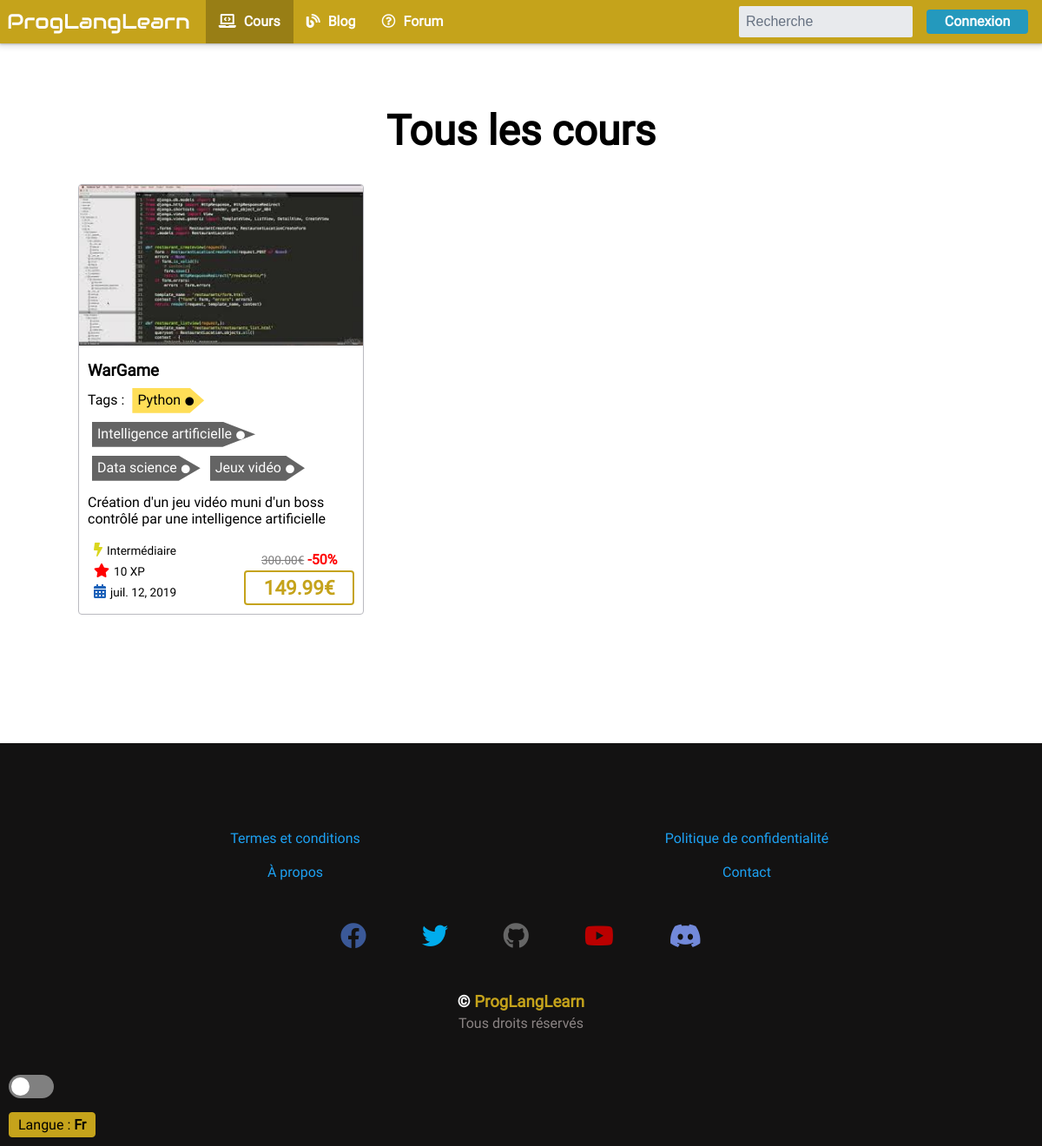
Page /courses/ on the earlier database version.
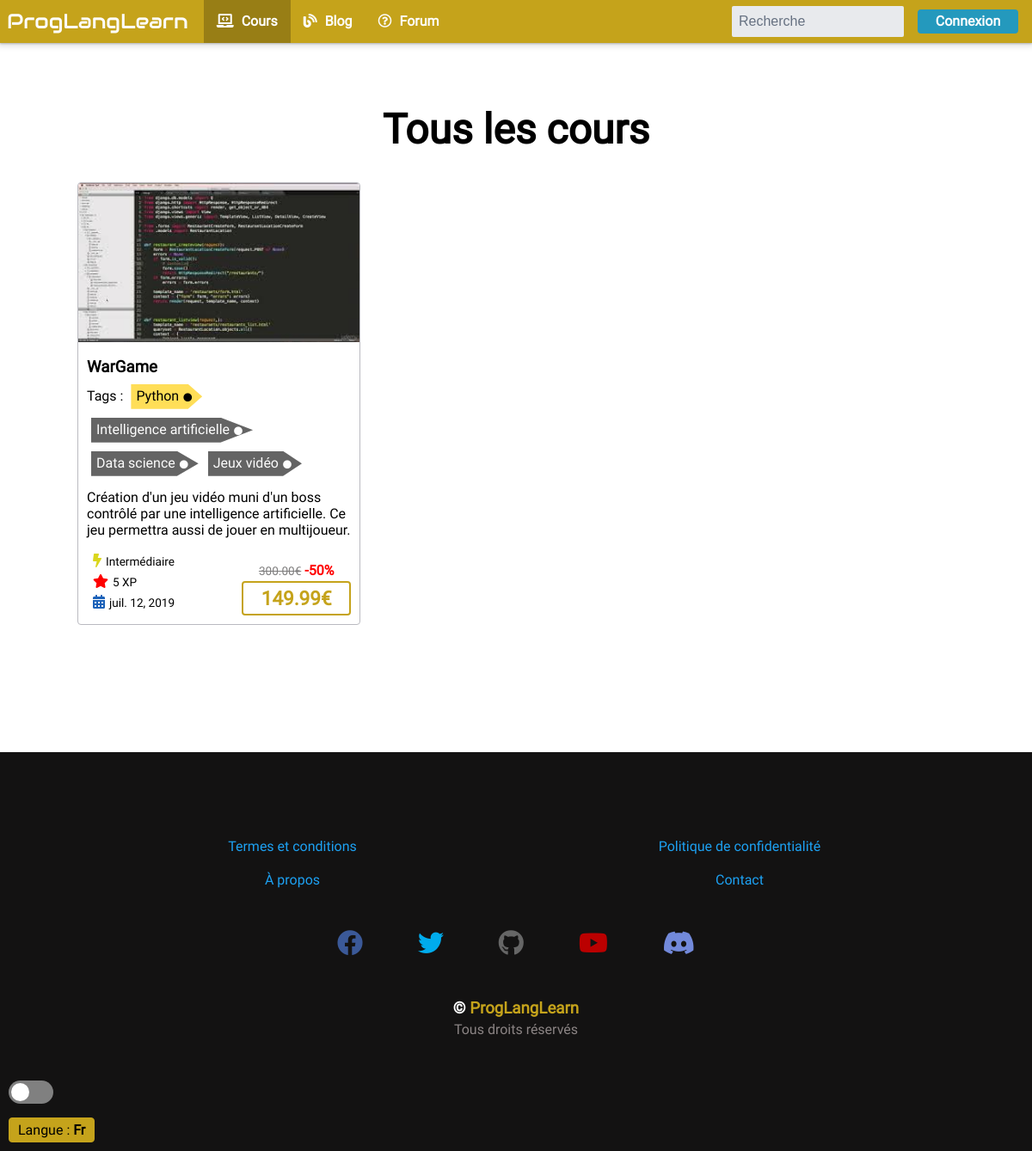
Same page on the later database version.
### courses/models.py (models this page shows, shortened)
class Course(models.Model):
    author = models.ForeignKey(
        User, on_delete=models.SET_NULL, null=True, verbose_name=_("Auteur"), related_name='courses')
    title = models.CharField(max_length=150, verbose_name=_("Titre du cours"))
    slug = models.URLField(verbose_name=_(
        "URL d'accès"), blank=True, null=True)
    thumbnail = models.ImageField(
        upload_to='course_thumbnail/', verbose_name=_("Vignette/vidéo d'introduction"))
    languages = models.ManyToManyField(
        Language, verbose_name=_("Langages utilisés"))
    tags = models.ManyToManyField(
        Tag, verbose_name=_("Catégories"), blank=True)
    difficulty = models.CharField(
        max_length=1, choices=DIFFICULTY_CHOICES, verbose_name=_("Difficulté"))
    content_introduction = HTMLField(
        verbose_name=_("Contenu d'introduction"))
    pdf = models.FileField(upload_to="pdf_course/",
                           verbose_name=_("Version PDF du cours"), blank=True, null=True, validators=[FileExtensionValidator(allowed_extensions=['pdf'])])
    published_date = models.DateField(
        verbose_name=_("Date de publication"))
    old_price = models.DecimalField(default=0, verbose_name=_(
        "Prix (ou ancien prix si nouveau)"), decimal_places=2, max_digits=6)
    new_price = models.DecimalField(verbose_name=_(
        "Nouveau prix"), null=True, blank=True, decimal_places=2, max_digits=6)
    students = models.ManyToManyField(User, verbose_name=_(
        "Étudiants enrollés"), blank=True)
    objects = CourseManager()
    class Meta:
        ordering = ['-published_date', 'title']
        verbose_name = _("cours")
        verbose_name_plural = _("cours")
    def get_absolute_url(self):
        return reverse('courses:detail', kwargs={'slug': self.slug})
    def get_all_experience(self):
        exp = 0
        qs = self.get_tutorials()
        for tut in qs:
            exp += tut.experience
        return exp
    def get_percentage_discount(self):
        try:
            discount = self.new_price / self.old_price
        except:
            discount = 1
        return int((1 - discount) * 100)
    def get_tutorials(self):
        return self.tutorial.all()

class Tutorial(models.Model):
    course = models.ForeignKey(
        Course, on_delete=models.CASCADE, verbose_name=_("Cours rattaché"), related_name='tutorial')
    slug = models.URLField(verbose_name=_(
        "URL d'accès"), blank=True, null=True)
    title = models.CharField(
        max_length=100, verbose_name=_("Titre du tutoriel"))
    content = HTMLField(verbose_name=_("Contenu du tutoriel"))
    resources = models.FileField(verbose_name=_(
        "Ressources à déposer"), upload_to='resources/', null=True, blank=True, validators=[FileExtensionValidator(allowed_extensions=['zip', 'rar', 'tar.gz'])])
    experience = models.PositiveSmallIntegerField(
        verbose_name=_("Points d'expérience fournis"))
    published_date = models.DateTimeField(
        verbose_name=_("Date de publication"), null=True)
    views = models.BigIntegerField(verbose_name=_(
        "Nombre de vues"), blank=True, default=0)
    class Meta:
        ordering = ['-views', 'title', 'experience']
        verbose_name = _("tutoriel")

### courses/views.py (the view)
# urls.py: path('', CourseListView.as_view(), name='list'),
class CourseListView(NavbarSearchMixin, ListView):
    queryset = Course.objects.get_published_courses()
    paginate_by = 6
    def get_context_data(self, **kwargs):
        context = super().get_context_data(**kwargs)
        context['activate'] = 'list'
        context['navbar_search_form'] = self.form_navbar()
        return context

### main/forms.py
class NavbarSearchForm(forms.Form):
    q = forms.CharField(label=_("Recherche"), widget=forms.TextInput(attrs={
        'id': 'search',
        'placeholder': _("Recherche"),
        'name': 'q'
    }), required=False)

### main/mixins.py (called while the page is built)
    def form_navbar(self):
        form = NavbarSearchForm()
        if form.is_valid():
            form = NavbarSearchForm(q=form.cleaned_data.get('q'))
        return form

### courses/templates/courses/course_list.html (shortened to what this page needs)
{% extends 'base.html' %}
{% load i18n %}
{% block main %}
<h1 class="large">Tous les cours</h1>
<div class="grid-cards my-2">
{% for course in object_list %}
    <div class="card card__round card-hoverable">
        <div class="card-header">
            <a href="{{ course.get_absolute_url }}"><img class="card-image" src="{{ course.thumbnail.url }}"
                    alt="{{ course.title }}"></a>
        </div>
        <div class="card-container">
            <a href="{{ course.get_absolute_url }}">
                <h3 class="card-title">{{ course.title }}</h3>
            </a>
            <div class="card-tags">
                Tags :
                {% for lang in course.languages.all %}
                    {% if lang.name == 'C++' %}
                        <a class="card-tag cpp-tag" href="#" alt="{{ lang.name|upper }}">{{ lang.name }}</a>
                    {% else %}
                        <a class="card-tag {{ lang.name|lower }}-tag" href="#" alt="{{ lang.name|upper }}">{{ lang.name }}</a>
                    {% endif %}
                {% endfor %}
                {% for tag in course.tags.all %}
                    <a class="card-tag" href="#" alt="{{ tag.name }}">{{ tag.name }}</a>
                {% endfor %}
            </div>
            <a href="{{ course.get_absolute_url }}">
                <div class="card-content">
                    {{ course.content_introduction|safe|truncatechars:200 }}
                </div>
            </a>
            <div class="card-info">
                <div class="card-difficulty">{{ course.get_difficulty_display }}</div>
                <div class="card-experience">{{ course.get_all_experience }} XP</div>
                <div class="card-date">{{ course.published_date }}</div>
            </div>
            <div class="card-price">
                {% if course.new_price != None %}
                    <span class="last"><del>{{ course.old_price }}€</del></span> <span class="reduction">-{{ course.get_percentage_discount }}%</span><br>
                    <a href="payment.html" class="btn btn__outline__primary new">{% if course.new_price != 0 %}{{ course.new_price }}€{% else %}{% trans 'Gratuit' %}{% endif %}</a>
                {% else %}
                    <a href="payment.html" class="btn btn__outline__primary new">{% if course.old_price != 0 %}{{ course.old_price }}€{% else %}{% trans 'Gratuit' %}{% endif %}</a>
                {% endif %}
            </div>
        </div>
    </div>
{% endfor %}
</div>
{% endblock main %}

Differences in the rows shown:
changed Course "WarGame": content_introduction "Création d'un jeu vidéo muni d'un boss contrôlé par une intelligence artificielle" → "Création d'un jeu vidéo muni d'un boss contrôlé par une intelligence artificielle. Ce jeu permettra aussi de jouer en multijoueur."; get_all_experience "10" → "5"
